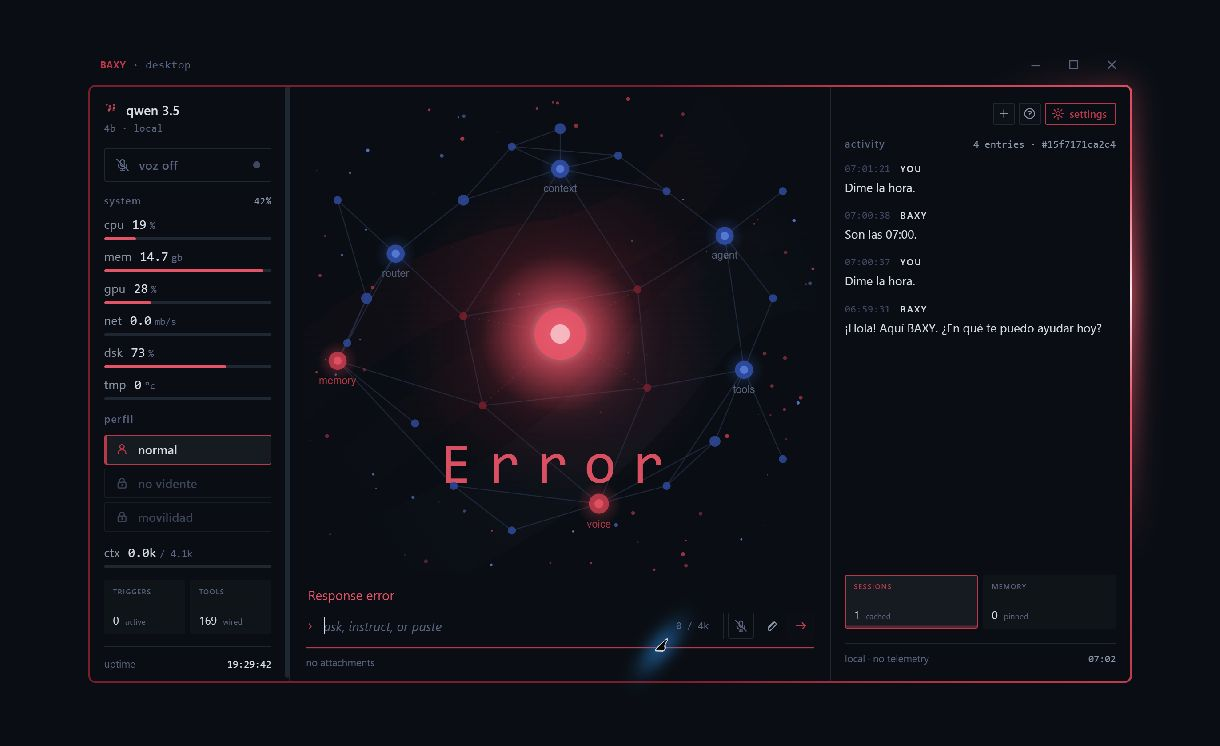
#> input picture artifacts/comprobaciones/C03/astra-ui109/02-error-input-available.jpg, 1220 x 746 px, given in place of _render_proto.png, which was not available
$ python _diff_proto_vs_mine.py ../../artifacts/comprobaciones/C03/astra-ui109/02-error-input-available.jpg
#> lines starting #> are read from the running program, lines starting #| are printed output that depends on the picture; after the words box and inside, x2 and y2 are one past the last pixel; in counts of white or black regions, pixels touching at a corner belong together
"""Diff the OFFICIAL handoff prototype render against my frozen build render.
Both are 1080x640 dsf=2 with border frozen at 90deg. I crop my titlebar+gap off
the top so the instrument aligns. Reports a number per column band so I can see
WHERE design differs (left substrate / center field / right activity)."""
from __future__ import annotations
from pathlib import Path
import numpy as np
from PIL import Image, ImageChops

REPO = Path(__file__).resolve().parents[2]
import sys
proto = Image.open(REPO / "_render_proto.png").convert("RGB")        # no titlebar
#> proto is the input picture: PIL image 1220x746 RGB; mean R, G, B 17.6, 16.7, 24.2
_mine_file = sys.argv[1] if len(sys.argv) > 1 else "_render_aligned.png"
mine = Image.open(REPO / _mine_file).convert("RGB")                  # has titlebar
print("proto", proto.size, " mine", mine.size)
#| proto (1220, 746)  mine (1220, 746)

# crop my titlebar+gap+top-padding off so the red frame top aligns with proto.
# window content = pad-top(8)+titlebar(32)+gap(6)+frame(632); proto has no titlebar
# but DOES have the same #root padding 24 all around. Easiest: autocrop both to
# the red frame, then crop mine's extra top band = (titlebar+gap)/window.
def autocrop(im, thr=22):
#> called with thr = 22
    a = np.asarray(im.convert("L"))
    m = a > thr
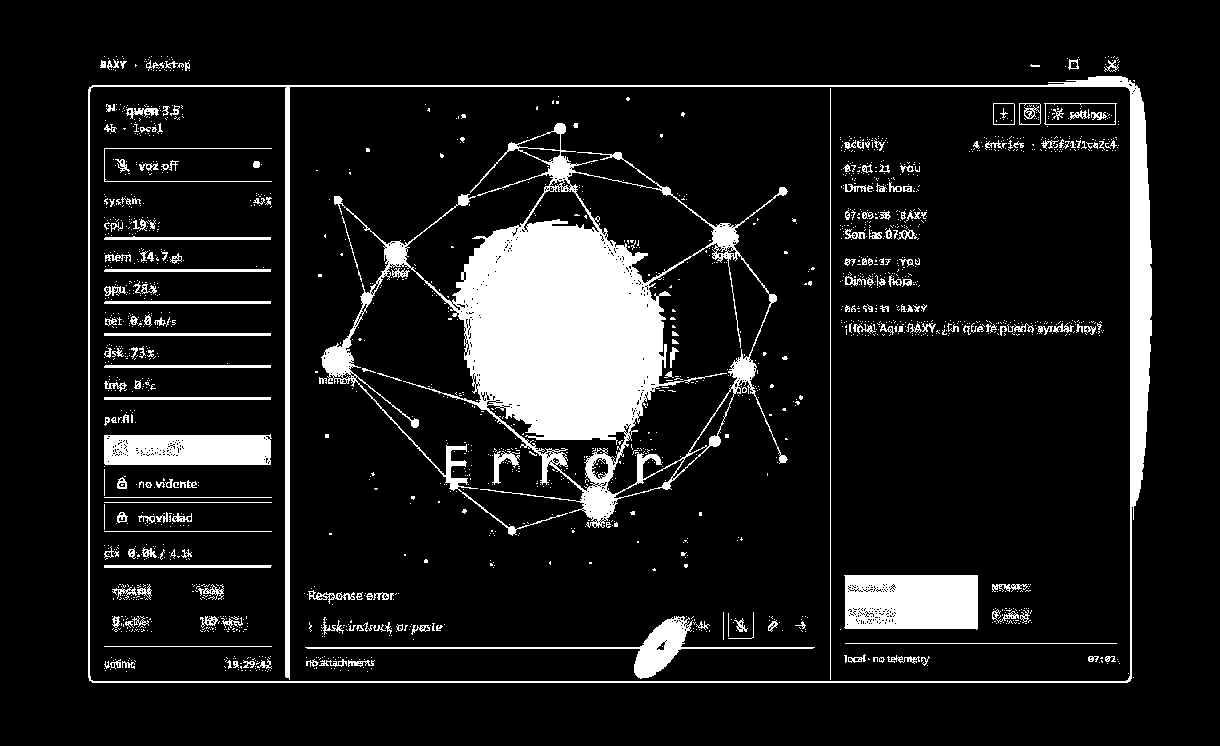
#> m: shape (746, 1220) bool; 10.8% white; 1837 white regions (1620 under 20 px), largest, box (x1, y1, x2, y2) and area: (321, 123, 788, 536) 47489, (88, 76, 1152, 683) 16638, (844, 575, 978, 630) 6950
    rows = np.where(m.any(axis=1))[0]; cols = np.where(m.any(axis=0))[0]
#> after `rows = np.where(m.any(axis=1))[0]`: rows = 623 values from 56 to 682
#> after `cols = np.where(m.any(axis=0))[0]`: cols = 1064 values from 88 to 1151
    return im.crop((int(cols[0]), int(rows[0]), int(cols[-1])+1, int(rows[-1])+1))
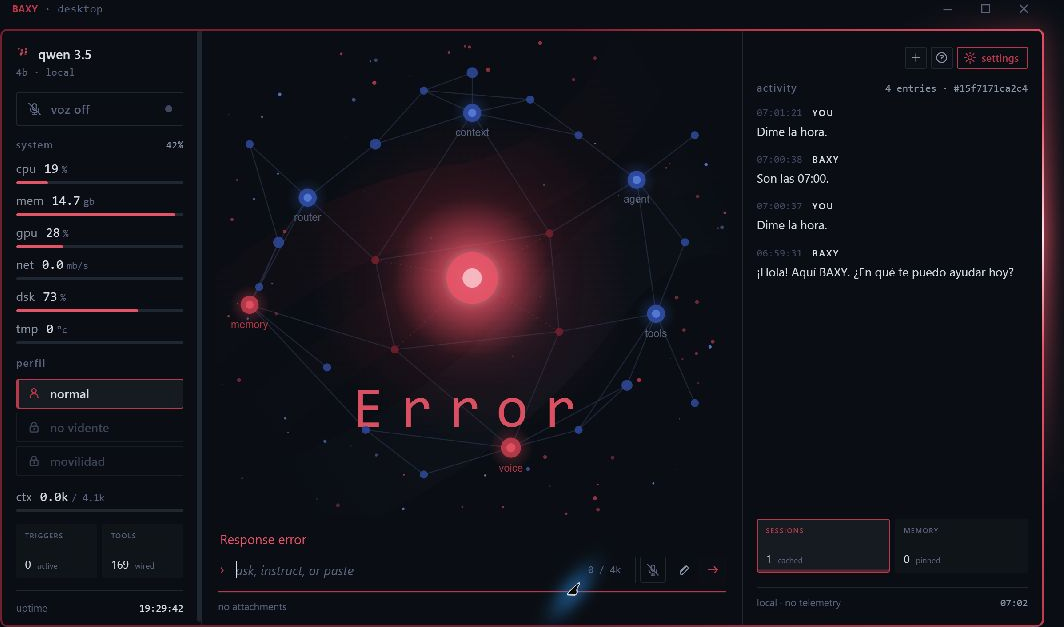
#> returned value: PIL image 1064x627 RGB; mean R, G, B 20.2, 18, 25.7

p = autocrop(proto)
mi = autocrop(mine)
# mine's autocropped image still has titlebar text on top; remove that band.
band = (32 + 6) / (32 + 6 + 632)
mi = mi.crop((0, int(mi.size[1]*band), mi.size[0], mi.size[1]))
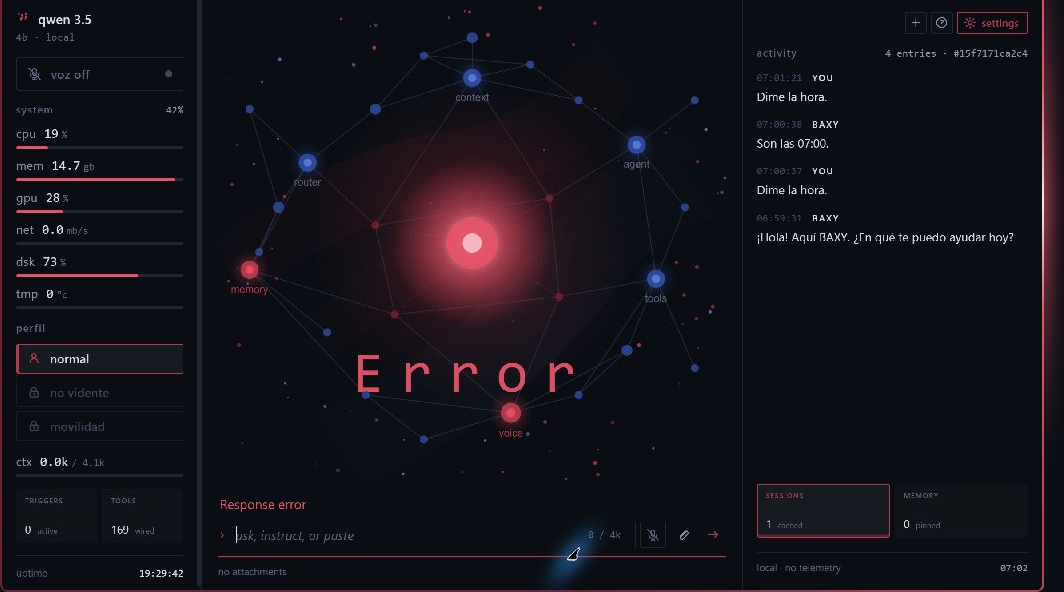
#> mi: PIL image 1064x592 RGB; mean R, G, B 20.3, 18.2, 25.9
print("after align  proto", p.size, " mine", mi.size)
#| after align  proto (1064, 627)  mine (1064, 592)

mi_r = mi.resize(p.size, Image.LANCZOS)
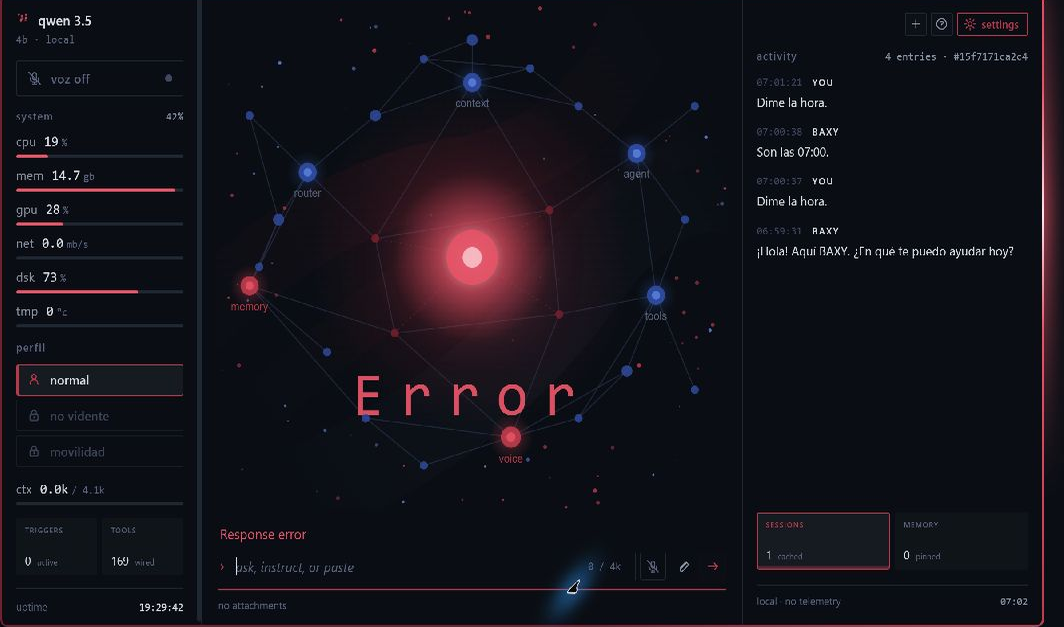
#> mi_r: PIL image 1064x627 RGB; mean R, G, B 20.3, 18.2, 25.9
diff = ImageChops.difference(mi_r, p)
per = np.asarray(diff).astype(float).mean(axis=2)
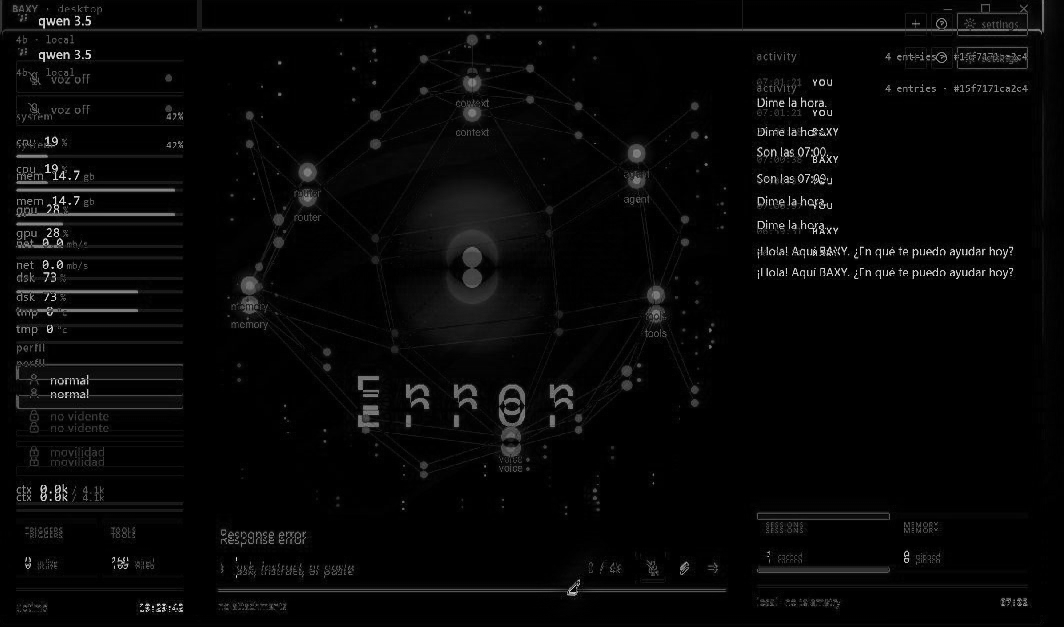
#> per: shape (627, 1064) float64; min 0, max 252.7, mean 7.3
W = p.size[0]
#> W = 1064
cols = {"LEFT substrate 0-19%": (0, int(W*0.19)),
        "CENTER field 19-72%": (int(W*0.19), int(W*0.72)),
        "RIGHT activity 72-100%": (int(W*0.72), W)}
print(f"\nOVERALL mean diff: {per.mean():.2f}   >30: {(per>30).mean()*100:.1f}%")
#| OVERALL mean diff: 7.29   >30: 5.4%
for name, (a, b) in cols.items():
    seg = per[:, a:b]
    print(f"  {name}: mean {seg.mean():.2f}  >30 {(seg>30).mean()*100:.1f}%")
#> this loop made 3 passes
#|   LEFT substrate 0-19%: mean 11.28  >30 8.1%
#|   CENTER field 19-72%: mean 6.44  >30 5.0%
#|   RIGHT activity 72-100%: mean 6.21  >30 4.3%
#> pass 1, `seg = per[:, a:b]`:
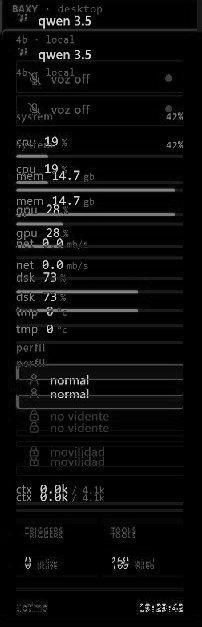
#> seg: shape (627, 202) float64; min 0, max 250, mean 11.3

Image.fromarray(np.clip(per,0,255).astype("uint8")).save(REPO / "_diff_proto_heatmap.png")
gap = 8
sbs = Image.new("RGB", (p.size[0]*2+gap, p.size[1]), (20,20,28))
sbs.paste(p,(0,0)); sbs.paste(mi_r,(p.size[0]+gap,0))
#> after `sbs.paste(mi_r, (p.size[0] + gap, 0))`:
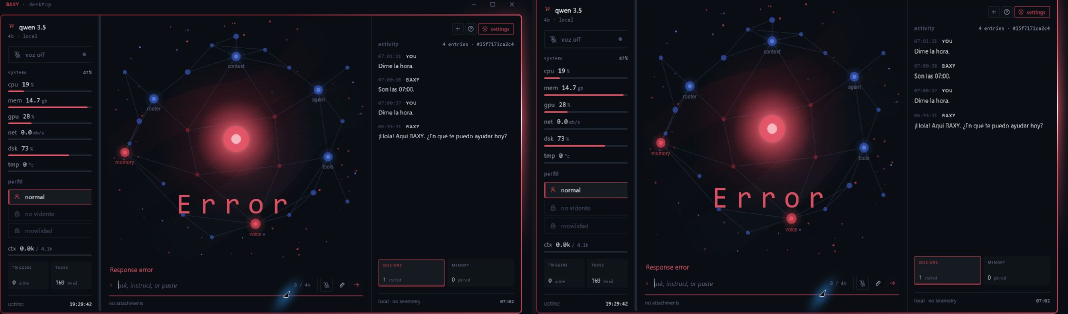
#> sbs: PIL image 2136x627 RGB (shown at 1/2 size); mean R, G, B 20.3, 18.1, 25.8
sbs.save(REPO / "_sbs_proto_mine.png")
print("wrote _diff_proto_heatmap.png + _sbs_proto_mine.png (PROTO left, MINE right)")

$ run again, on src/Baxy.FieldUi/dist/bg/baxy-bgdark.jpg
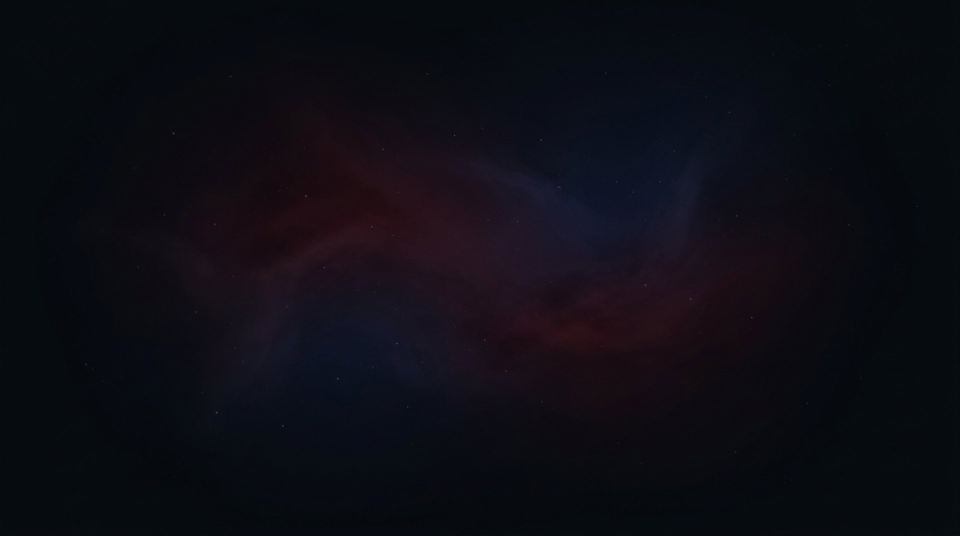
#> input picture src/Baxy.FieldUi/dist/bg/baxy-bgdark.jpg, 1920 x 1072 px, given in place of _render_proto.png, which was not available (shown at 1/2 size)
#> proto is the input picture: PIL image 1920x1072 RGB; mean R, G, B 13.2, 12.7, 20
#| proto (1920, 1072)  mine (1920, 1072)
#> in autocrop, `m = a > thr`:
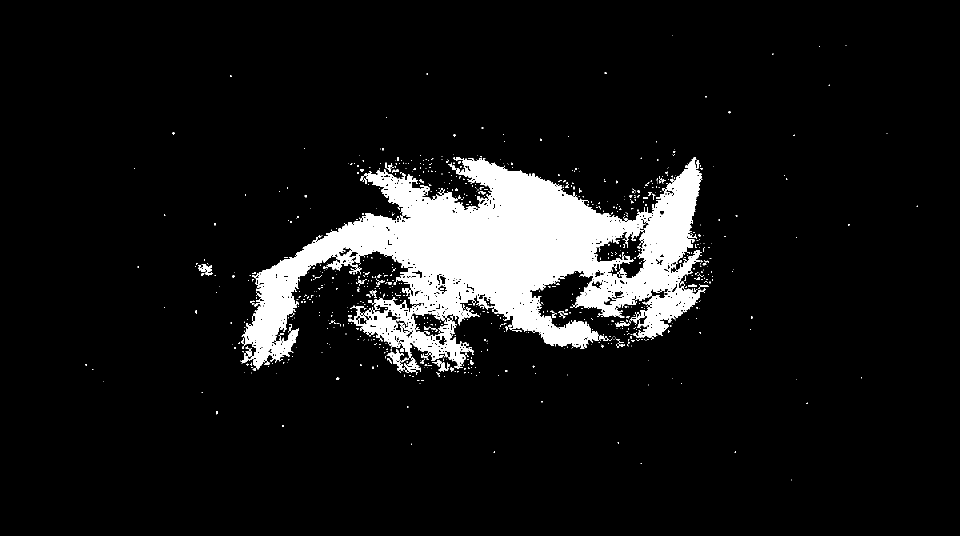
#> m: shape (1072, 1920) bool (shown at 1/2 size); 8.8% white; 903 white regions (805 under 20 px), largest, box (x1, y1, x2, y2) and area: (481, 314, 1411, 739) 171901, (773, 698, 818, 741) 591, (808, 714, 841, 750) 422
#> rows = 550 values from 70 to 960
#> in autocrop, `cols = np.where(m.any(axis=0))[0]`: cols = 1082 values from 171 to 1835
#| after align  proto (1665, 891)  mine (1665, 841)
#| OVERALL mean diff: 1.47   >30: 0.0%
#> the loop `for name, (a, b) in cols.items():` made 3 passes
#|   LEFT substrate 0-19%: mean 1.03  >30 0.0%
#|   CENTER field 19-72%: mean 1.86  >30 0.0%
#|   RIGHT activity 72-100%: mean 1.02  >30 0.0%
#> pass 3, `seg = per[:, a:b]`:
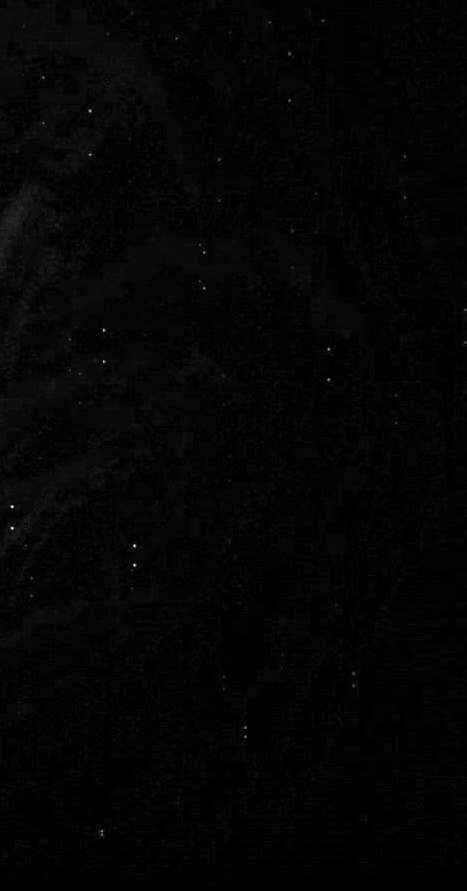
#> seg: shape (891, 467) float64; min 0, max 60.33, mean 1; drawn with min black and max white
